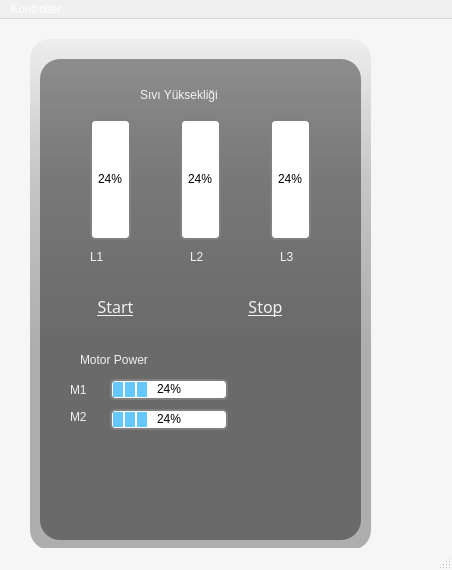
<?xml version="1.0" encoding="UTF-8"?>
<ui version="4.0">
 <class>MainWindow</class>
 <widget class="QMainWindow" name="MainWindow">
  <property name="geometry">
   <rect>
    <x>0</x>
    <y>0</y>
    <width>452</width>
    <height>570</height>
   </rect>
  </property>
  <property name="palette">
   <palette>
    <active>
     <colorrole role="WindowText">
      <brush brushstyle="SolidPattern">
       <color alpha="255">
        <red>255</red>
        <green>255</green>
        <blue>255</blue>
       </color>
      </brush>
     </colorrole>
     <colorrole role="Button">
      <brush brushstyle="SolidPattern">
       <color alpha="9">
        <red>0</red>
        <green>0</green>
        <blue>0</blue>
       </color>
      </brush>
     </colorrole>
     <colorrole role="Light">
      <brush brushstyle="SolidPattern">
       <color alpha="9">
        <red>0</red>
        <green>0</green>
        <blue>0</blue>
       </color>
      </brush>
     </colorrole>
     <colorrole role="Midlight">
      <brush brushstyle="SolidPattern">
       <color alpha="9">
        <red>0</red>
        <green>0</green>
        <blue>0</blue>
       </color>
      </brush>
     </colorrole>
     <colorrole role="Dark">
      <brush brushstyle="SolidPattern">
       <color alpha="9">
        <red>0</red>
        <green>0</green>
        <blue>0</blue>
       </color>
      </brush>
     </colorrole>
     <colorrole role="Mid">
      <brush brushstyle="SolidPattern">
       <color alpha="9">
        <red>0</red>
        <green>0</green>
        <blue>0</blue>
       </color>
      </brush>
     </colorrole>
     <colorrole role="Text">
      <brush brushstyle="SolidPattern">
       <color alpha="255">
        <red>255</red>
        <green>255</green>
        <blue>255</blue>
       </color>
      </brush>
     </colorrole>
     <colorrole role="BrightText">
      <brush brushstyle="SolidPattern">
       <color alpha="255">
        <red>255</red>
        <green>255</green>
        <blue>255</blue>
       </color>
      </brush>
     </colorrole>
     <colorrole role="ButtonText">
      <brush brushstyle="SolidPattern">
       <color alpha="255">
        <red>255</red>
        <green>255</green>
        <blue>255</blue>
       </color>
      </brush>
     </colorrole>
     <colorrole role="Base">
      <brush brushstyle="SolidPattern">
       <color alpha="255">
        <red>0</red>
        <green>0</green>
        <blue>0</blue>
       </color>
      </brush>
     </colorrole>
     <colorrole role="Window">
      <brush brushstyle="SolidPattern">
       <color alpha="9">
        <red>0</red>
        <green>0</green>
        <blue>0</blue>
       </color>
      </brush>
     </colorrole>
     <colorrole role="Shadow">
      <brush brushstyle="SolidPattern">
       <color alpha="255">
        <red>0</red>
        <green>0</green>
        <blue>0</blue>
       </color>
      </brush>
     </colorrole>
     <colorrole role="AlternateBase">
      <brush brushstyle="SolidPattern">
       <color alpha="132">
        <red>0</red>
        <green>0</green>
        <blue>0</blue>
       </color>
      </brush>
     </colorrole>
     <colorrole role="ToolTipBase">
      <brush brushstyle="SolidPattern">
       <color alpha="255">
        <red>255</red>
        <green>255</green>
        <blue>220</blue>
       </color>
      </brush>
     </colorrole>
     <colorrole role="ToolTipText">
      <brush brushstyle="SolidPattern">
       <color alpha="255">
        <red>0</red>
        <green>0</green>
        <blue>0</blue>
       </color>
      </brush>
     </colorrole>
    </active>
    <inactive>
     <colorrole role="WindowText">
      <brush brushstyle="SolidPattern">
       <color alpha="255">
        <red>255</red>
        <green>255</green>
        <blue>255</blue>
       </color>
      </brush>
     </colorrole>
     <colorrole role="Button">
      <brush brushstyle="SolidPattern">
       <color alpha="9">
        <red>0</red>
        <green>0</green>
        <blue>0</blue>
       </color>
      </brush>
     </colorrole>
     <colorrole role="Light">
      <brush brushstyle="SolidPattern">
       <color alpha="9">
        <red>0</red>
        <green>0</green>
        <blue>0</blue>
       </color>
      </brush>
     </colorrole>
     <colorrole role="Midlight">
      <brush brushstyle="SolidPattern">
       <color alpha="9">
        <red>0</red>
        <green>0</green>
        <blue>0</blue>
       </color>
      </brush>
     </colorrole>
     <colorrole role="Dark">
      <brush brushstyle="SolidPattern">
       <color alpha="9">
        <red>0</red>
        <green>0</green>
        <blue>0</blue>
       </color>
      </brush>
     </colorrole>
     <colorrole role="Mid">
      <brush brushstyle="SolidPattern">
       <color alpha="9">
        <red>0</red>
        <green>0</green>
        <blue>0</blue>
       </color>
      </brush>
     </colorrole>
     <colorrole role="Text">
      <brush brushstyle="SolidPattern">
       <color alpha="255">
        <red>255</red>
        <green>255</green>
        <blue>255</blue>
       </color>
      </brush>
     </colorrole>
     <colorrole role="BrightText">
      <brush brushstyle="SolidPattern">
       <color alpha="255">
        <red>255</red>
        <green>255</green>
        <blue>255</blue>
       </color>
      </brush>
     </colorrole>
     <colorrole role="ButtonText">
      <brush brushstyle="SolidPattern">
       <color alpha="255">
        <red>255</red>
        <green>255</green>
        <blue>255</blue>
       </color>
      </brush>
     </colorrole>
     <colorrole role="Base">
      <brush brushstyle="SolidPattern">
       <color alpha="255">
        <red>0</red>
        <green>0</green>
        <blue>0</blue>
       </color>
      </brush>
     </colorrole>
     <colorrole role="Window">
      <brush brushstyle="SolidPattern">
       <color alpha="9">
        <red>0</red>
        <green>0</green>
        <blue>0</blue>
       </color>
      </brush>
     </colorrole>
     <colorrole role="Shadow">
      <brush brushstyle="SolidPattern">
       <color alpha="255">
        <red>0</red>
        <green>0</green>
        <blue>0</blue>
       </color>
      </brush>
     </colorrole>
     <colorrole role="AlternateBase">
      <brush brushstyle="SolidPattern">
       <color alpha="132">
        <red>0</red>
        <green>0</green>
        <blue>0</blue>
       </color>
      </brush>
     </colorrole>
     <colorrole role="ToolTipBase">
      <brush brushstyle="SolidPattern">
       <color alpha="255">
        <red>255</red>
        <green>255</green>
        <blue>220</blue>
       </color>
      </brush>
     </colorrole>
     <colorrole role="ToolTipText">
      <brush brushstyle="SolidPattern">
       <color alpha="255">
        <red>0</red>
        <green>0</green>
        <blue>0</blue>
       </color>
      </brush>
     </colorrole>
    </inactive>
    <disabled>
     <colorrole role="WindowText">
      <brush brushstyle="SolidPattern">
       <color alpha="9">
        <red>0</red>
        <green>0</green>
        <blue>0</blue>
       </color>
      </brush>
     </colorrole>
     <colorrole role="Button">
      <brush brushstyle="SolidPattern">
       <color alpha="9">
        <red>0</red>
        <green>0</green>
        <blue>0</blue>
       </color>
      </brush>
     </colorrole>
     <colorrole role="Light">
      <brush brushstyle="SolidPattern">
       <color alpha="9">
        <red>0</red>
        <green>0</green>
        <blue>0</blue>
       </color>
      </brush>
     </colorrole>
     <colorrole role="Midlight">
      <brush brushstyle="SolidPattern">
       <color alpha="9">
        <red>0</red>
        <green>0</green>
        <blue>0</blue>
       </color>
      </brush>
     </colorrole>
     <colorrole role="Dark">
      <brush brushstyle="SolidPattern">
       <color alpha="9">
        <red>0</red>
        <green>0</green>
        <blue>0</blue>
       </color>
      </brush>
     </colorrole>
     <colorrole role="Mid">
      <brush brushstyle="SolidPattern">
       <color alpha="9">
        <red>0</red>
        <green>0</green>
        <blue>0</blue>
       </color>
      </brush>
     </colorrole>
     <colorrole role="Text">
      <brush brushstyle="SolidPattern">
       <color alpha="9">
        <red>0</red>
        <green>0</green>
        <blue>0</blue>
       </color>
      </brush>
     </colorrole>
     <colorrole role="BrightText">
      <brush brushstyle="SolidPattern">
       <color alpha="255">
        <red>255</red>
        <green>255</green>
        <blue>255</blue>
       </color>
      </brush>
     </colorrole>
     <colorrole role="ButtonText">
      <brush brushstyle="SolidPattern">
       <color alpha="9">
        <red>0</red>
        <green>0</green>
        <blue>0</blue>
       </color>
      </brush>
     </colorrole>
     <colorrole role="Base">
      <brush brushstyle="SolidPattern">
       <color alpha="9">
        <red>0</red>
        <green>0</green>
        <blue>0</blue>
       </color>
      </brush>
     </colorrole>
     <colorrole role="Window">
      <brush brushstyle="SolidPattern">
       <color alpha="9">
        <red>0</red>
        <green>0</green>
        <blue>0</blue>
       </color>
      </brush>
     </colorrole>
     <colorrole role="Shadow">
      <brush brushstyle="SolidPattern">
       <color alpha="255">
        <red>0</red>
        <green>0</green>
        <blue>0</blue>
       </color>
      </brush>
     </colorrole>
     <colorrole role="AlternateBase">
      <brush brushstyle="SolidPattern">
       <color alpha="9">
        <red>0</red>
        <green>0</green>
        <blue>0</blue>
       </color>
      </brush>
     </colorrole>
     <colorrole role="ToolTipBase">
      <brush brushstyle="SolidPattern">
       <color alpha="255">
        <red>255</red>
        <green>255</green>
        <blue>220</blue>
       </color>
      </brush>
     </colorrole>
     <colorrole role="ToolTipText">
      <brush brushstyle="SolidPattern">
       <color alpha="255">
        <red>0</red>
        <green>0</green>
        <blue>0</blue>
       </color>
      </brush>
     </colorrole>
    </disabled>
   </palette>
  </property>
  <property name="windowTitle">
   <string>MainWindow</string>
  </property>
  <property name="styleSheet">
   <string notr="true">font: 12pt &quot;MV Boli&quot;;
color: rgba(255, 255, 255, 230);</string>
  </property>
  <widget class="QWidget" name="centralwidget">
   <widget class="QWidget" name="widget" native="true">
    <property name="geometry">
     <rect>
      <x>20</x>
      <y>10</y>
      <width>361</width>
      <height>531</height>
     </rect>
    </property>
    <widget class="QLabel" name="label">
     <property name="geometry">
      <rect>
       <x>-4</x>
       <y>0</y>
       <width>361</width>
       <height>521</height>
      </rect>
     </property>
     <property name="styleSheet">
      <string notr="true">border-image: url(:/imagines/background.png);
border-radius:20px;</string>
     </property>
     <property name="text">
      <string/>
     </property>
    </widget>
    <widget class="QLabel" name="label_2">
     <property name="geometry">
      <rect>
       <x>10</x>
       <y>10</y>
       <width>341</width>
       <height>511</height>
      </rect>
     </property>
     <property name="styleSheet">
      <string notr="true">background-color: qlineargradient(spread:pad, x1:0, y1:0, x2:0, y2:0.715909, stop:0 rgba(0, 0, 0, 9),stop:0.375 rgba(0, 0, 0,50),stop:0.835227 rgba(0, 0, 0, 75));
border-radius:20px;</string>
     </property>
     <property name="text">
      <string/>
     </property>
    </widget>
    <widget class="QLabel" name="label_3">
     <property name="geometry">
      <rect>
       <x>20</x>
       <y>30</y>
       <width>321</width>
       <height>481</height>
      </rect>
     </property>
     <property name="styleSheet">
      <string notr="true">background-color:rgba(0,0,0,100);
border-radius:20px;</string>
     </property>
     <property name="text">
      <string/>
     </property>
    </widget>
    <widget class="QProgressBar" name="progressBar">
     <property name="geometry">
      <rect>
       <x>70</x>
       <y>90</y>
       <width>41</width>
       <height>121</height>
      </rect>
     </property>
     <property name="styleSheet">
      <string notr="true">QProgressBar#progressBar {
    border: 2px solid grey;
	color: black ;
    border-radius: 5px;
    text-align: center;
}
QProgressBar#progressBar::chunk {
    background-color: rgb(100, 200, 255);
    width: 10px;
    margin: 0.5px;
}</string>
     </property>
     <property name="value">
      <number>24</number>
     </property>
     <property name="orientation">
      <enum>Qt::Vertical</enum>
     </property>
     <property name="invertedAppearance">
      <bool>false</bool>
     </property>
     <property name="textDirection">
      <enum>QProgressBar::BottomToTop</enum>
     </property>
    </widget>
    <widget class="QProgressBar" name="progressBar_2">
     <property name="geometry">
      <rect>
       <x>160</x>
       <y>90</y>
       <width>41</width>
       <height>121</height>
      </rect>
     </property>
     <property name="styleSheet">
      <string notr="true">QProgressBar#progressBar_2 {
    border: 2px solid grey;
	color: black ;
    border-radius: 5px;
    text-align: center;
}
QProgressBar#progressBar_2::chunk {
    background-color: rgb(100, 200, 255);
    width: 10px;
    margin: 0.5px;
}</string>
     </property>
     <property name="value">
      <number>24</number>
     </property>
     <property name="alignment">
      <set>Qt::AlignBottom|Qt::AlignHCenter</set>
     </property>
     <property name="orientation">
      <enum>Qt::Vertical</enum>
     </property>
     <property name="textDirection">
      <enum>QProgressBar::BottomToTop</enum>
     </property>
    </widget>
    <widget class="QProgressBar" name="progressBar_3">
     <property name="geometry">
      <rect>
       <x>250</x>
       <y>90</y>
       <width>41</width>
       <height>121</height>
      </rect>
     </property>
     <property name="styleSheet">
      <string notr="true">QProgressBar#progressBar_3 {
    border: 2px solid grey;
	color: black ;
    border-radius: 5px;
    text-align: center;
}
QProgressBar#progressBar_3::chunk {
    background-color: rgb(100, 200, 255);
    width: 10px;
    margin: 0.5px;
}</string>
     </property>
     <property name="value">
      <number>24</number>
     </property>
     <property name="orientation">
      <enum>Qt::Vertical</enum>
     </property>
     <property name="textDirection">
      <enum>QProgressBar::BottomToTop</enum>
     </property>
    </widget>
    <widget class="QLabel" name="label_4">
     <property name="geometry">
      <rect>
       <x>120</x>
       <y>50</y>
       <width>121</width>
       <height>31</height>
      </rect>
     </property>
     <property name="text">
      <string>Sıvı Yüksekliği</string>
     </property>
    </widget>
    <widget class="QLabel" name="label_5">
     <property name="geometry">
      <rect>
       <x>70</x>
       <y>220</y>
       <width>21</width>
       <height>16</height>
      </rect>
     </property>
     <property name="text">
      <string>L1</string>
     </property>
    </widget>
    <widget class="QLabel" name="label_6">
     <property name="geometry">
      <rect>
       <x>170</x>
       <y>220</y>
       <width>21</width>
       <height>16</height>
      </rect>
     </property>
     <property name="text">
      <string>L2</string>
     </property>
    </widget>
    <widget class="QLabel" name="label_7">
     <property name="geometry">
      <rect>
       <x>260</x>
       <y>220</y>
       <width>21</width>
       <height>16</height>
      </rect>
     </property>
     <property name="text">
      <string>L3</string>
     </property>
    </widget>
    <widget class="QPushButton" name="pushButton">
     <property name="geometry">
      <rect>
       <x>60</x>
       <y>260</y>
       <width>71</width>
       <height>41</height>
      </rect>
     </property>
     <property name="font">
      <font>
       <family>MV Boli</family>
       <pointsize>12</pointsize>
       <weight>50</weight>
       <italic>false</italic>
       <bold>false</bold>
       <underline>true</underline>
      </font>
     </property>
     <property name="styleSheet">
      <string notr="true">QPushButton#pushButton {
    background-color:rgba(0,0,0,0);
	border:none;
	border-bottem:2px solid rgba(105,118,132,255);
    border-radius: 10px;
	padding-bottom:7px;

}

QPushButton#pushButton:pressed{
	padding-left:5px;
	padding-top:5px;
    background-color:rgba(100,200,255,255);

}</string>
     </property>
     <property name="text">
      <string>Start</string>
     </property>
    </widget>
    <widget class="QPushButton" name="pushButton_2">
     <property name="geometry">
      <rect>
       <x>210</x>
       <y>260</y>
       <width>71</width>
       <height>41</height>
      </rect>
     </property>
     <property name="font">
      <font>
       <family>MV Boli</family>
       <pointsize>12</pointsize>
       <weight>50</weight>
       <italic>false</italic>
       <bold>false</bold>
       <underline>true</underline>
       <strikeout>false</strikeout>
      </font>
     </property>
     <property name="styleSheet">
      <string notr="true">QPushButton#pushButton_2 {
    background-color:rgba(0,0,0,0);
	border:none;
	border-bottem:2px solid rgba(105,118,132,255);
    border-radius: 10px;
	padding-bottom:7px;

}

QPushButton#pushButton_2:pressed{
	padding-left:5px;
	padding-top:5px;
    background-color:rgba(100,200,255,255);

}</string>
     </property>
     <property name="text">
      <string>Stop</string>
     </property>
    </widget>
    <widget class="QLabel" name="label_8">
     <property name="geometry">
      <rect>
       <x>60</x>
       <y>320</y>
       <width>111</width>
       <height>21</height>
      </rect>
     </property>
     <property name="text">
      <string>Motor Power</string>
     </property>
    </widget>
    <widget class="QLabel" name="label_9">
     <property name="geometry">
      <rect>
       <x>50</x>
       <y>350</y>
       <width>31</width>
       <height>21</height>
      </rect>
     </property>
     <property name="text">
      <string>M1</string>
     </property>
    </widget>
    <widget class="QLabel" name="label_10">
     <property name="geometry">
      <rect>
       <x>50</x>
       <y>380</y>
       <width>31</width>
       <height>16</height>
      </rect>
     </property>
     <property name="text">
      <string>M2</string>
     </property>
    </widget>
    <widget class="QProgressBar" name="progressBar_4">
     <property name="geometry">
      <rect>
       <x>90</x>
       <y>350</y>
       <width>118</width>
       <height>21</height>
      </rect>
     </property>
     <property name="styleSheet">
      <string notr="true">QProgressBar#progressBar_4 {
    border: 2px solid grey;
	color: black ;
    border-radius: 5px;
    text-align: center;
}
QProgressBar#progressBar_4::chunk {
    background-color: rgb(100, 200, 255);
    width: 10px;
    margin: 0.5px;
}</string>
     </property>
     <property name="value">
      <number>24</number>
     </property>
    </widget>
    <widget class="QProgressBar" name="progressBar_5">
     <property name="geometry">
      <rect>
       <x>90</x>
       <y>380</y>
       <width>118</width>
       <height>21</height>
      </rect>
     </property>
     <property name="styleSheet">
      <string notr="true">QProgressBar#progressBar_5 {
    border: 2px solid grey;
	color: black ;
    border-radius: 5px;
    text-align: center;
}
QProgressBar#progressBar_5::chunk {
    background-color: rgb(100, 200, 255);
    width: 10px;
    margin: 0.5px;
}</string>
     </property>
     <property name="value">
      <number>24</number>
     </property>
    </widget>
   </widget>
  </widget>
  <widget class="QMenuBar" name="menubar">
   <property name="geometry">
    <rect>
     <x>0</x>
     <y>0</y>
     <width>452</width>
     <height>27</height>
    </rect>
   </property>
   <widget class="QMenu" name="menuKontroller">
    <property name="palette">
     <palette>
      <active>
       <colorrole role="WindowText">
        <brush brushstyle="SolidPattern">
         <color alpha="230">
          <red>255</red>
          <green>255</green>
          <blue>255</blue>
         </color>
        </brush>
       </colorrole>
       <colorrole role="Button">
        <brush brushstyle="SolidPattern">
         <color alpha="100">
          <red>0</red>
          <green>0</green>
          <blue>0</blue>
         </color>
        </brush>
       </colorrole>
       <colorrole role="Text">
        <brush brushstyle="SolidPattern">
         <color alpha="230">
          <red>255</red>
          <green>255</green>
          <blue>255</blue>
         </color>
        </brush>
       </colorrole>
       <colorrole role="ButtonText">
        <brush brushstyle="SolidPattern">
         <color alpha="230">
          <red>255</red>
          <green>255</green>
          <blue>255</blue>
         </color>
        </brush>
       </colorrole>
       <colorrole role="Base">
        <brush brushstyle="SolidPattern">
         <color alpha="100">
          <red>0</red>
          <green>0</green>
          <blue>0</blue>
         </color>
        </brush>
       </colorrole>
       <colorrole role="Window">
        <brush brushstyle="SolidPattern">
         <color alpha="100">
          <red>0</red>
          <green>0</green>
          <blue>0</blue>
         </color>
        </brush>
       </colorrole>
      </active>
      <inactive>
       <colorrole role="WindowText">
        <brush brushstyle="SolidPattern">
         <color alpha="230">
          <red>255</red>
          <green>255</green>
          <blue>255</blue>
         </color>
        </brush>
       </colorrole>
       <colorrole role="Button">
        <brush brushstyle="SolidPattern">
         <color alpha="100">
          <red>0</red>
          <green>0</green>
          <blue>0</blue>
         </color>
        </brush>
       </colorrole>
       <colorrole role="Text">
        <brush brushstyle="SolidPattern">
         <color alpha="230">
          <red>255</red>
          <green>255</green>
          <blue>255</blue>
         </color>
        </brush>
       </colorrole>
       <colorrole role="ButtonText">
        <brush brushstyle="SolidPattern">
         <color alpha="230">
          <red>255</red>
          <green>255</green>
          <blue>255</blue>
         </color>
        </brush>
       </colorrole>
       <colorrole role="Base">
        <brush brushstyle="SolidPattern">
         <color alpha="100">
          <red>0</red>
          <green>0</green>
          <blue>0</blue>
         </color>
        </brush>
       </colorrole>
       <colorrole role="Window">
        <brush brushstyle="SolidPattern">
         <color alpha="100">
          <red>0</red>
          <green>0</green>
          <blue>0</blue>
         </color>
        </brush>
       </colorrole>
      </inactive>
      <disabled>
       <colorrole role="WindowText">
        <brush brushstyle="SolidPattern">
         <color alpha="230">
          <red>255</red>
          <green>255</green>
          <blue>255</blue>
         </color>
        </brush>
       </colorrole>
       <colorrole role="Button">
        <brush brushstyle="SolidPattern">
         <color alpha="100">
          <red>0</red>
          <green>0</green>
          <blue>0</blue>
         </color>
        </brush>
       </colorrole>
       <colorrole role="Text">
        <brush brushstyle="SolidPattern">
         <color alpha="230">
          <red>255</red>
          <green>255</green>
          <blue>255</blue>
         </color>
        </brush>
       </colorrole>
       <colorrole role="ButtonText">
        <brush brushstyle="SolidPattern">
         <color alpha="230">
          <red>255</red>
          <green>255</green>
          <blue>255</blue>
         </color>
        </brush>
       </colorrole>
       <colorrole role="Base">
        <brush brushstyle="SolidPattern">
         <color alpha="100">
          <red>0</red>
          <green>0</green>
          <blue>0</blue>
         </color>
        </brush>
       </colorrole>
       <colorrole role="Window">
        <brush brushstyle="SolidPattern">
         <color alpha="100">
          <red>0</red>
          <green>0</green>
          <blue>0</blue>
         </color>
        </brush>
       </colorrole>
      </disabled>
     </palette>
    </property>
    <property name="styleSheet">
     <string notr="true">background-color:rgba(0,0,0,100);
border-radius:20px;</string>
    </property>
    <property name="title">
     <string>Kontroller</string>
    </property>
    <addaction name="actionPID"/>
   </widget>
   <addaction name="menuKontroller"/>
  </widget>
  <widget class="QStatusBar" name="statusbar"/>
  <action name="actionPID">
   <property name="enabled">
    <bool>true</bool>
   </property>
   <property name="text">
    <string>PID</string>
   </property>
  </action>
 </widget>
 <resources>
  <include location="images/images_resource.qrc"/>
 </resources>
 <connections/>
</ui>
